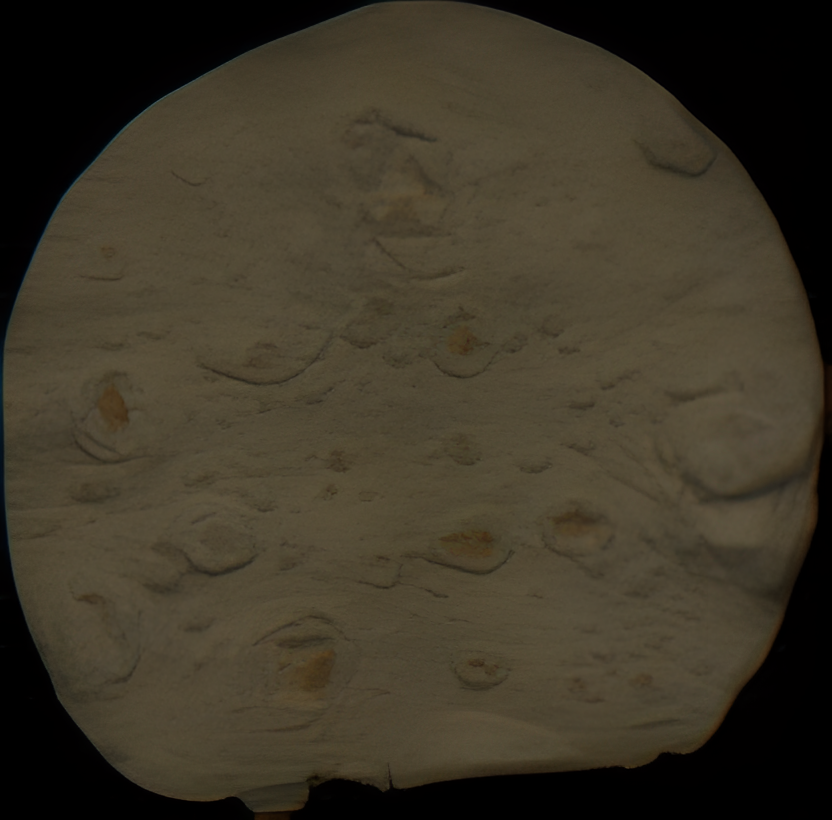
#> input picture test_img.bmp, 832 x 820 px
$ python my_test.py
#> lines starting #> are read from the running program, lines starting #| are printed output that depends on the picture; after the words box and inside, x2 and y2 are one past the last pixel; in counts of white or black regions, pixels touching at a corner belong together
### SignLib.py
import math


def custom_sort(countour):
    return -countour.shape[0]


# [57 lines left out: functions get_center, get_beg_point, get_polar_coordinates, polar_to_decart, not called in this run]


def polar_sort(item):
    return item[0]


# [14 lines left out: function get_polar_coordinates_list, not called in this run]

### my_test.py
import math
import matplotlib.pyplot as plt
import cv2
import numpy as np
from scipy import stats
import statistics
from SignLib import custom_sort, get_center, get_beg_point, get_polar_coordinates_list, polar_to_decart
import statistics
from scipy.signal import argrelextrema
from scipy.signal import savgol_filter
from dataclasses import dataclass
import time

start = time.time()


@dataclass
class Section:
    id: int = None
    index: tuple[int] = None
    positive: bool = None
    perimeter: int = None
    distance: float = None
    curvature: float = None
    square: float = None
    deviation_mean: float = None
    defect: bool = None


def defect_detection(
        positive,
        deviation_mean,
        square,
):
    if positive:
        return False

    if abs(square) > 2 and abs(deviation_mean) > 6:
        return True
    return False


def signature_analysis(
        signature: list[float],
        contur
):
    len_signature = len(signature)
    signature_filtred = savgol_filter(signature, 15, 1)

    # avg_dist = sum(signature) / len(signature)
    # med = statistics.median(signature)
    trim_mean = stats.trim_mean(signature_filtred, 0.2)
    square_ideal = (trim_mean ** 2) * 3.14
    signature_filtred_norm = np.array(signature_filtred) - trim_mean

    signature_norm = list(map(lambda x: ((x - trim_mean) / trim_mean * 100), signature_filtred))

    ax = np.full((1, len(signature)), 0, dtype=int)

    idx = np.argwhere(np.diff(np.sign(ax - np.array(signature_filtred_norm))))[:, 1]
    idx_filtred = rem_dist(idx, (len_signature / 100) * 2)

    zones_list = []

    united = np.concatenate([np.array(signature_filtred_norm[idx_filtred[-1]:]),
                             np.array(signature_filtred_norm[0:idx_filtred[0]])])
    square = round((np.trapz(united) / square_ideal) * 100, 3)
    section_positive = 0 < square
    perimeter = len(united)
    p1 = contur[idx_filtred[-1]][0].tolist()
    p2 = contur[idx_filtred[0]][0].tolist()
    distance = round(distance_calculate(p1, p2), 3)
    curvature = round(distance / perimeter, 2)
    zones_list.append(Section(id=0, index=(idx_filtred[-1], idx_filtred[0]), positive=section_positive,
                              perimeter=perimeter, distance=distance, curvature=curvature, square=square))
    for i in range(len(idx_filtred) - 1):
        arr = signature_filtred_norm[idx_filtred[i]: idx_filtred[i + 1]]
        deviation_mean = round(stats.trim_mean(arr, 0.2) / trim_mean * 100, 3)
        square = round((np.trapz(arr) / square_ideal) * 100,
                       3)
        section_positive = 0 < square
        perimeter = idx_filtred[i + 1] - idx_filtred[i]
        p1 = contur[idx_filtred[i]][0].tolist()
        p2 = contur[idx_filtred[i + 1]][0].tolist()
        distance = round(distance_calculate(p1, p2), 3)
        curvature = round(distance / perimeter, 2)

        defect = defect_detection(section_positive,
                                  deviation_mean,
                                  square,
                                  )
        zones_list.append(
            Section(
                id=i + 1,
                index=(idx_filtred[i], idx_filtred[i + 1]),
                positive=section_positive,
                perimeter=perimeter,
                distance=distance,
                curvature=curvature,
                square=square,
                deviation_mean=deviation_mean,
                defect=defect
            )
        )

    return zones_list, idx_filtred, signature_norm, trim_mean


def distance_calculate(p1, p2):
    """p1 and p2 in format (x1,y1) and (x2,y2) tuples"""
    dis = ((p2[0] - p1[0]) ** 2 + (p2[1] - p1[1]) ** 2) ** 0.5
    return int(dis)


def rem_dist(arr, dist):
    new = [arr[0]]
    for n in arr[1:]:
        if n - new[-1] > dist:
            new.append(n)
    return np.array(new)


if __name__ == "__main__":
    img = cv2.imread("test_img.bmp")
#> img is the input picture: shape (820, 832, 3); mean B, G, R 39.2, 54, 60.7
    gray = cv2.cvtColor(img, cv2.COLOR_BGR2GRAY)
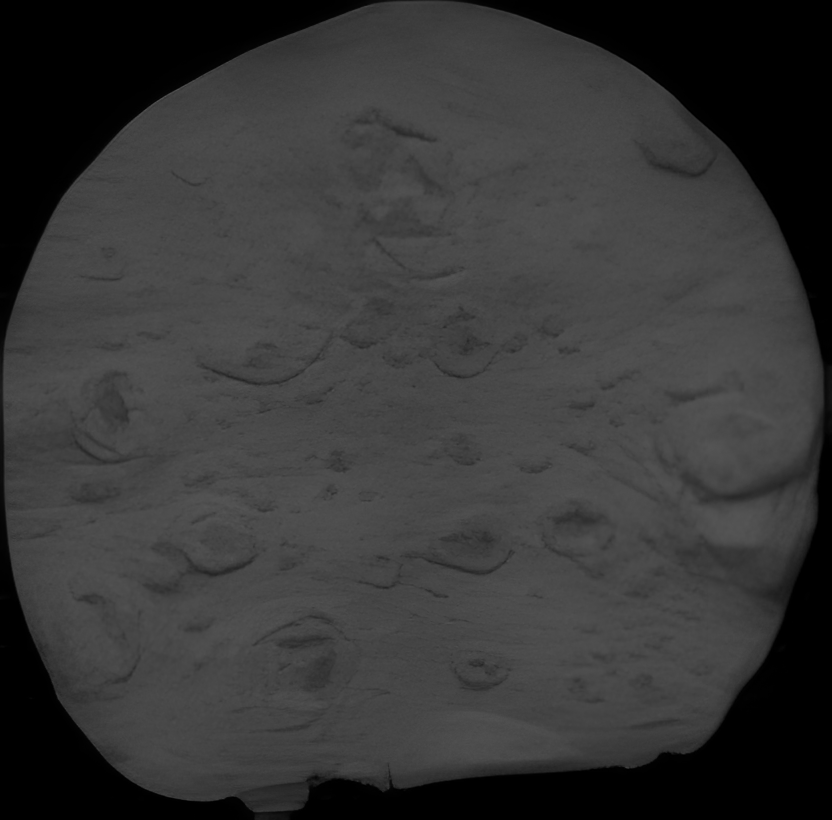
#> gray: shape (820, 832); min 0, max 85, mean 54.3

    thresh = 20
    ret, thresh_img = cv2.threshold(gray, thresh, 255, cv2.THRESH_BINARY)
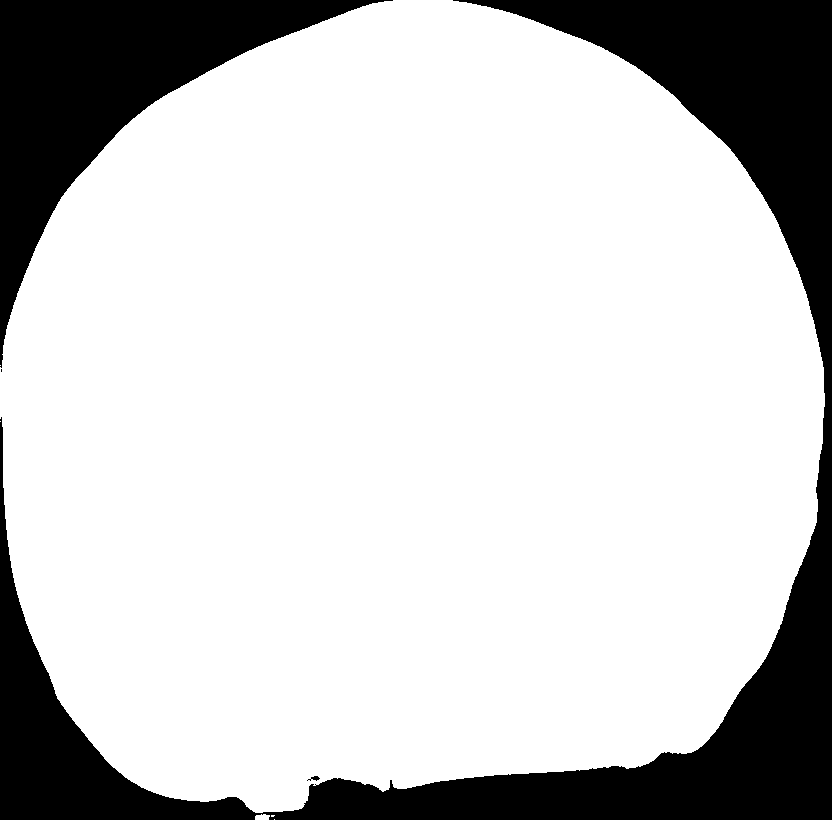
#> thresh_img: shape (820, 832); 78.9% white; 4 black regions (1 under 20 px), largest, box (x1, y1, x2, y2) and area: (0, 0, 832, 820) 103771, (0, 0, 393, 368) 40262, (307, 776, 320, 781) 33
#> ret = 20
    blur = cv2.GaussianBlur(gray, (5, 5), 0)
    ret3, th3 = cv2.threshold(blur, 0, 255, cv2.THRESH_BINARY + cv2.THRESH_OTSU)
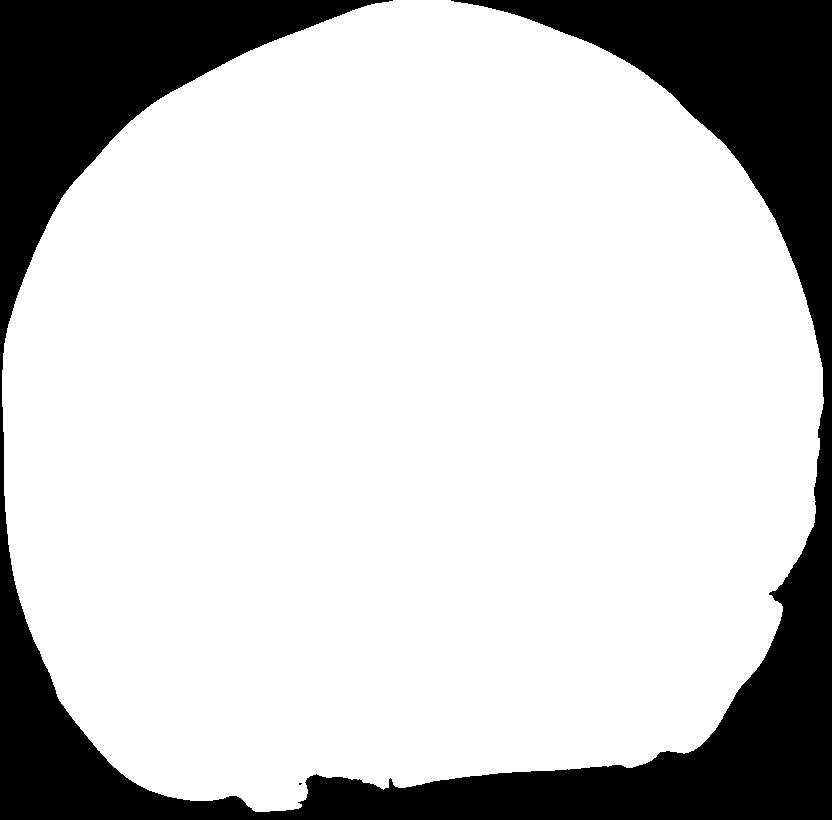
#> th3: shape (820, 832); 78.4% white; 2 black regions (1 under 20 px), largest, box (x1, y1, x2, y2) and area: (0, 0, 832, 820) 147322
#> ret3 = 35
    dst = cv2.Canny(image=img, threshold1=200, threshold2=600, L2gradient=True, apertureSize=5)
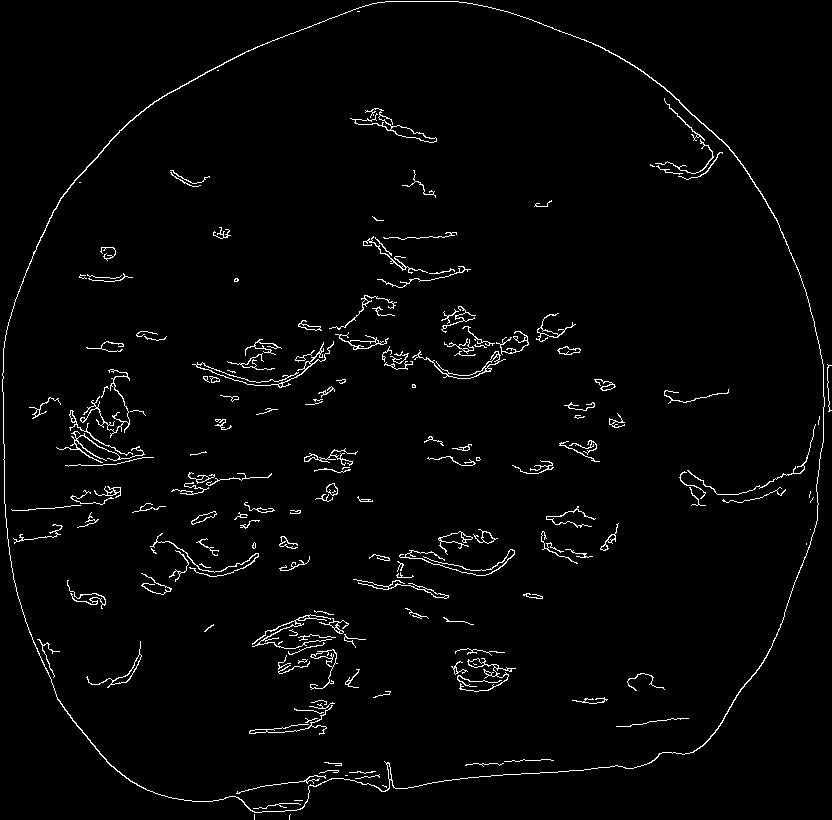
#> dst: shape (820, 832); 2.3% white in thin lines or dots
    # get threshold image
    cv2.imshow("th3", th3)
    cv2.imshow("dst", dst)
    cv2.imshow("thresh_img", thresh_img)
    # cv2.imshow("th3", th3)

    # find contours without approx
    contours, _ = cv2.findContours(image=dst, mode=cv2.RETR_EXTERNAL, method=cv2.CHAIN_APPROX_NONE)
#> contours = 4 contours, 3 with area under 20; largest, box (x1, y1, x2, y2) and area: (2, 1, 825, 813) 537692

    contours = list(contours)
    contours.sort(key=custom_sort)

    sel_countour = contours[0]
#> sel_countour = contour of 2468 points, box (x1, y1, x2, y2) (2, 1, 825, 813), area 537692

    cv2.drawContours(img, [sel_countour], 0, (0, 255, 0), 1)
    M = cv2.moments(sel_countour)
#> M = moments, m00 537692, centre m10/m00, m01/m00 = (407.7, 417.4)
    if M['m00'] != 0:
        cx1 = int(M['m10'] / M['m00'])
#> cx1 = 407
        cy1 = int(M['m01'] / M['m00'])
#> cy1 = 417

        cv2.circle(img, (cx1,cy1), radius=2, color=(0, 255, 255), thickness=-1)
#> img: shape (820, 832, 3); mean B, G, R 39.2, 54.8, 60.7

    sign = []
    for xy in sel_countour:
        x = xy[0][0]
        y = xy[0][1]
        distance = distance_calculate((cx1, cy1), (x, y))
        sign.append(distance)
#> this loop made 2468 passes
#> (x, y, dis in distance_calculate, distance) on passes 1 to 3: (385, 1, 416.6, 416), (384, 2, 415.6, 415), (383, 2, 415.7, 415)
#> after the loop, sign = 2468 values, max 457 at index 897, min 362 at index 1206, mean 412.7

    zones_list, idx, signature_norm, trim_mean = signature_analysis(sign, sel_countour)
#> in signature_analysis, `len_signature = len(signature)`: len_signature = 2468
#> in signature_analysis, `signature_filtred = savgol_filter(signature, 15, 1)`: signature_filtred = 2468 values, max 456.9 at index 904, min 364.7 at index 1267, mean 412.7
#> in signature_analysis, `trim_mean = stats.trim_mean(signature_filtred, 0.2)`: trim_mean = 413.9
#> in signature_analysis, `square_ideal = (trim_mean ** 2) * 3.14`: square_ideal = 538003.8
#> in signature_analysis, `signature_filtred_norm = np.array(signature_filtred) - trim_mean`: signature_filtred_norm = 2468 values, max 42.94 at index 904, min -49.2 at index 1267, mean -1.25
#> in signature_analysis, `signature_norm = list(map(lambda x: ((x - trim_mean) / trim_mean * 100..`: signature_norm = 2468 values, max 10.37 at index 904, min -11.89 at index 1267, mean -0.301
#> in signature_analysis, `idx = np.argwhere(np.diff(np.sign(ax - np.array(signature_filtred_norm..`: idx = [16, 655, 1070, 1449]
#> in rem_dist, `new = [arr[0]]`: new = [16]
#> the loop in rem_dist, `for n in arr[1:]:` made 3 passes
#> n on passes 1 to 3: 655, 1070, 1449
#> after the loop in rem_dist, `for n in arr[1:]:`: new = [16, 655, 1070, 1449]
#> in signature_analysis, `united = np.concatenate([np.array(signature_filtred_norm[idx_filtred[-..`: united = 1035 values, max 26.87 at index 76, min -0.131 at index 0, mean 6.11
#> in signature_analysis, `square = round((np.trapz(united) / square_ideal) * 100, 3)`: square = 1.18
#> in signature_analysis, `section_positive = 0 < square`: section_positive = True
#> in signature_analysis, `perimeter = len(united)`: perimeter = 1035
#> in signature_analysis, `p1 = contur[idx_filtred[-1]][0].tolist()`: p1 = [628, 768]
#> in signature_analysis, `p2 = contur[idx_filtred[0]][0].tolist()`: p2 = [369, 4]
#> in signature_analysis, `distance = round(distance_calculate(p1, p2), 3)`: distance = 806
#> in signature_analysis, `curvature = round(distance / perimeter, 2)`: curvature = 0.78
#> the loop in signature_analysis, `for i in range(len(idx_filtred) - 1):` made 3 passes
#> (deviation_mean, square, section_positive, perimeter, p1, p2, dis in distance_calculate, distance) on passes 1 to 3: (-1.97, -1.02, False, 639, [369, 4], [6, 519], 630.1, 630), (5.43, 1.73, True, 415, [6, 519], [278, 811], 399.1, 399), (-9.38, -2.46, False, 379, [278, 811], [628, 768], 352.6, 352)
#> after the loop in signature_analysis, `for i in range(len(idx_filtred) - 1):`: zones_list = 4 items
#> zones_list = 4 items; idx = [16, 655, 1070, 1449]

    # max_ind = argrelextrema(np.array(sign), np.greater)
    cv2.circle(img, (cx1, cy1), int(trim_mean), (0, 0, 130), 1)
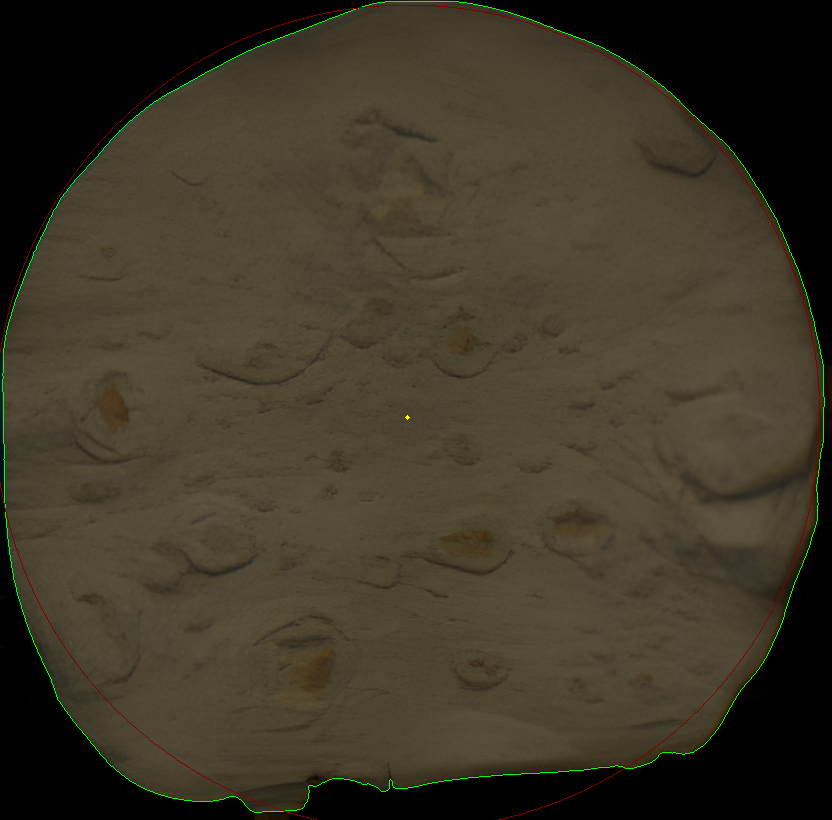
#> img: shape (820, 832, 3); mean B, G, R 39.1, 54.7, 60.9
    cv2.circle(img, sel_countour[idx[2]][0].tolist(), radius=0, color=(0, 255, 255), thickness=-1)
#> img: shape (820, 832, 3); under 0.01% of pixels changed, all inside (x1, y1, x2, y2) = (278, 811, 279, 812)
    cv2.circle(img, sel_countour[idx[3]][0].tolist(), radius=0, color=(0, 255, 255), thickness=-1)
#> img: shape (820, 832, 3); mean B, G, R 39.1, 54.7, 60.9
    cv2.imshow("blinchik_porog", img)

    x = np.arange(0, len(sign))
#> x = 2468 values from 0 to 2467
    end = time.time()
    print(end - start)
    print(zones_list)
#> (printed output is left out)

    plt.plot(signature_norm)

    # p1 = [0, len(sign)]
    # p2 = [int(trim_mean), int(trim_mean)]
    plt.plot(x[idx], np.array(signature_norm)[idx], 'ro')
    # plt.plot(p1, p2)
    plt.grid()

    plt.show()
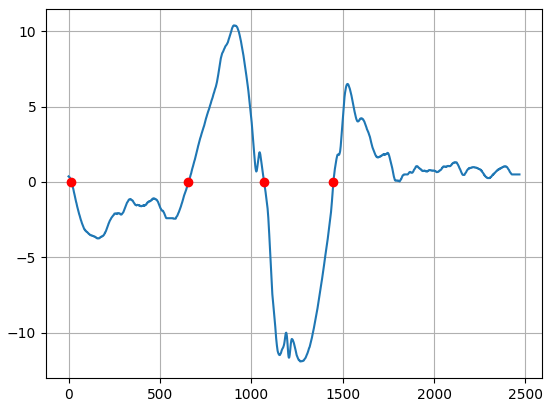
#> figure drawn by matplotlib, 1 panel; curve peaks at x = 904, y = 10.37
